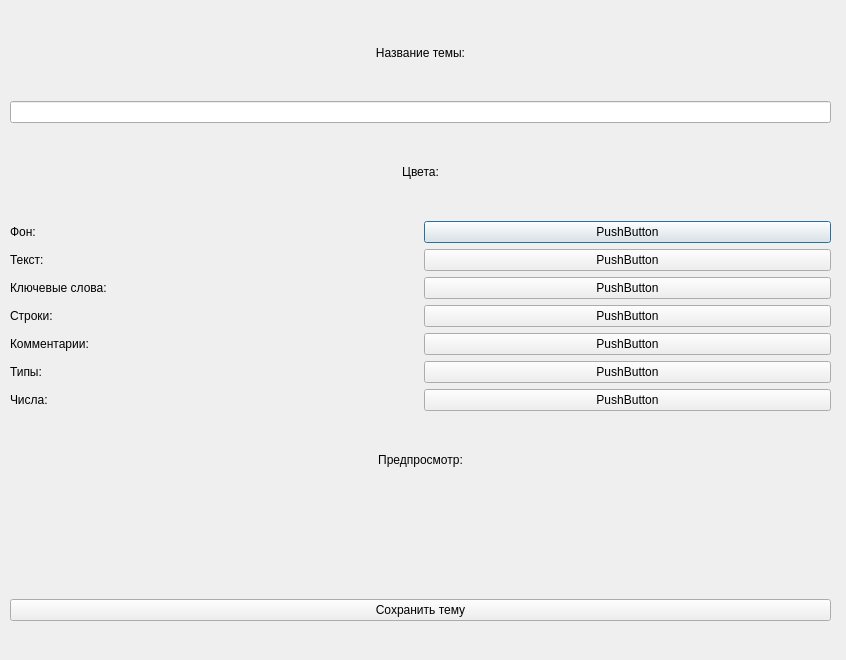
<?xml version="1.0" encoding="UTF-8"?>
<ui version="4.0">
 <class>CustomThemeDialog</class>
 <widget class="QDialog" name="CustomThemeDialog">
  <property name="geometry">
   <rect>
    <x>0</x>
    <y>0</y>
    <width>846</width>
    <height>660</height>
   </rect>
  </property>
  <property name="windowTitle">
   <string>Dialog</string>
  </property>
  <widget class="QWidget" name="verticalLayoutWidget">
   <property name="geometry">
    <rect>
     <x>10</x>
     <y>10</y>
     <width>821</width>
     <height>611</height>
    </rect>
   </property>
   <layout class="QVBoxLayout" name="verticalLayout">
    <item>
     <widget class="QLabel" name="label">
      <property name="text">
       <string>Название темы:</string>
      </property>
      <property name="alignment">
       <set>Qt::AlignCenter</set>
      </property>
     </widget>
    </item>
    <item>
     <widget class="QLineEdit" name="themeNameEdit"/>
    </item>
    <item>
     <widget class="QLabel" name="label_2">
      <property name="text">
       <string>Цвета:</string>
      </property>
      <property name="alignment">
       <set>Qt::AlignCenter</set>
      </property>
     </widget>
    </item>
    <item>
     <layout class="QGridLayout" name="gridLayout">
      <item row="3" column="0">
       <widget class="QLabel" name="label_6">
        <property name="text">
         <string>Строки:</string>
        </property>
       </widget>
      </item>
      <item row="0" column="1">
       <widget class="QPushButton" name="chooseBackgroundColor">
        <property name="text">
         <string>PushButton</string>
        </property>
       </widget>
      </item>
      <item row="0" column="0">
       <widget class="QLabel" name="label_3">
        <property name="text">
         <string>Фон:</string>
        </property>
       </widget>
      </item>
      <item row="1" column="0">
       <widget class="QLabel" name="label_4">
        <property name="text">
         <string>Текст:</string>
        </property>
       </widget>
      </item>
      <item row="5" column="0">
       <widget class="QLabel" name="label_8">
        <property name="text">
         <string>Типы:</string>
        </property>
       </widget>
      </item>
      <item row="2" column="0">
       <widget class="QLabel" name="label_5">
        <property name="text">
         <string>Ключевые слова:</string>
        </property>
       </widget>
      </item>
      <item row="4" column="0">
       <widget class="QLabel" name="label_7">
        <property name="text">
         <string>Комментарии:</string>
        </property>
       </widget>
      </item>
      <item row="6" column="0">
       <widget class="QLabel" name="label_9">
        <property name="text">
         <string>Числа:</string>
        </property>
       </widget>
      </item>
      <item row="1" column="1">
       <widget class="QPushButton" name="chooseTextColor">
        <property name="text">
         <string>PushButton</string>
        </property>
       </widget>
      </item>
      <item row="2" column="1">
       <widget class="QPushButton" name="chooseKeywordColor">
        <property name="text">
         <string>PushButton</string>
        </property>
       </widget>
      </item>
      <item row="3" column="1">
       <widget class="QPushButton" name="chooseStringColor">
        <property name="text">
         <string>PushButton</string>
        </property>
       </widget>
      </item>
      <item row="4" column="1">
       <widget class="QPushButton" name="chooseCommentColor">
        <property name="text">
         <string>PushButton</string>
        </property>
       </widget>
      </item>
      <item row="5" column="1">
       <widget class="QPushButton" name="chooseTypeColor">
        <property name="text">
         <string>PushButton</string>
        </property>
       </widget>
      </item>
      <item row="6" column="1">
       <widget class="QPushButton" name="chooseNumberColor">
        <property name="text">
         <string>PushButton</string>
        </property>
       </widget>
      </item>
     </layout>
    </item>
    <item>
     <widget class="QLabel" name="label_10">
      <property name="text">
       <string>Предпросмотр:</string>
      </property>
      <property name="alignment">
       <set>Qt::AlignCenter</set>
      </property>
     </widget>
    </item>
    <item>
     <widget class="QLabel" name="previewLabel">
      <property name="text">
       <string/>
      </property>
     </widget>
    </item>
    <item>
     <layout class="QHBoxLayout" name="horizontalLayout">
      <item>
       <widget class="QPushButton" name="saveTheme">
        <property name="text">
         <string>Сохранить тему</string>
        </property>
       </widget>
      </item>
     </layout>
    </item>
   </layout>
  </widget>
 </widget>
 <resources/>
 <connections/>
</ui>
